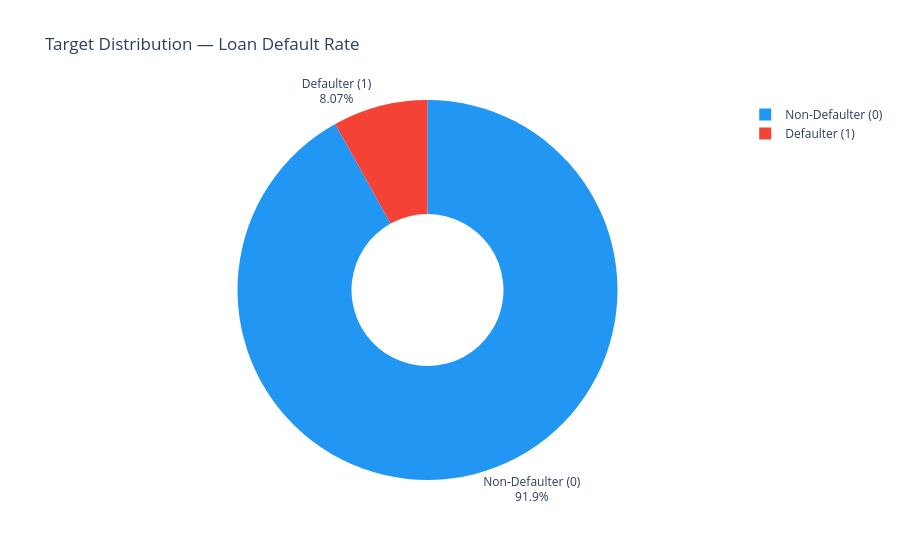

This figure's notebook cell:
### Code cell
print("=" * 60)
print("TARGET DISTRIBUTION — application_train")
print("=" * 60)

target_counts = application_train['TARGET'].value_counts()
target_pct = application_train['TARGET'].value_counts(normalize=True) * 100

print(f"\nCount:")
print(f"  Non-defaulters (0): {target_counts[0]:,}")
print(f"  Defaulters     (1): {target_counts[1]:,}")
print(f"\nPercentage:")
print(f"  Non-defaulters (0): {target_pct[0]:.2f}%")
print(f"  Defaulters     (1): {target_pct[1]:.2f}%")
print(f"\nClass imbalance ratio: {target_counts[0]/target_counts[1]:.1f}:1")

fig = px.pie(
    values=target_counts.values,
    names=['Non-Defaulter (0)', 'Defaulter (1)'],
    title='Target Distribution — Loan Default Rate',
    color_discrete_sequence=['#2196F3', '#F44336'],
    hole=0.4
)
fig.update_traces(textposition='outside', textinfo='percent+label')
fig.update_layout(showlegend=True)
fig.show()

### Figure 1 — Plotly figure (JSON) as saved in the notebook; plotly's stock layout.template omitted (floating-point values rounded to 4 significant figures)
{"data": [{"domain": {"x": [0, 1], "y": [0, 1]}, "hole": 0.4, "hovertemplate": "label=%{label}<br>value=%{value}<extra></extra>", "labels": ["Non-Defaulter (0)", "Defaulter (1)"], "legendgroup": "", "name": "", "showlegend": true, "textinfo": "percent+label", "textposition": "outside", "type": "pie", "values": [282686, 24825]}], "layout": {"legend": {"tracegroupgap": 0}, "piecolorway": ["#2196F3", "#F44336"], "showlegend": true, "title": {"text": "Target Distribution — Loan Default Rate"}}}
